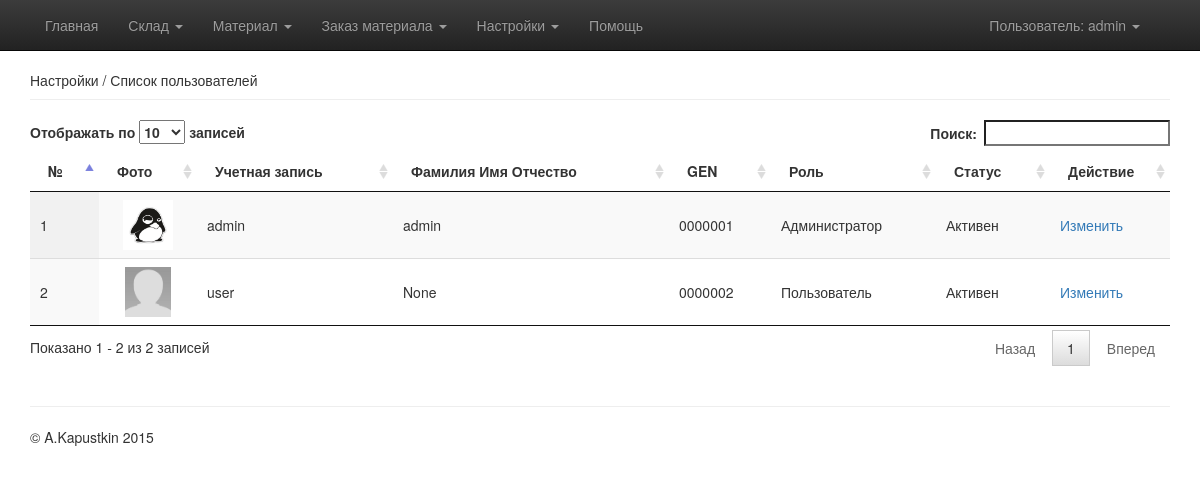
Screenshot of /admin/users/list (signed in) with the database file from the repository.
### app/modules/users/models.py (models this page shows, shortened)
class User(db.Model, UserMixin):
        __tablename__ = 'tbl_users_list'
        id = db.Column(db.Integer, primary_key=True, autoincrement='ignore_fk')
        gen = db.Column(db.String(12), unique=True)
        login = db.Column(db.String(50), unique=True)
        password = db.Column(db.String(200))
        full_name = db.Column(db.String(200))
        user_role = db.Column(db.SmallInteger, default=role.user)
        job = db.Column(db.String(200))
        email = db.Column(db.String(200))
        birthday = db.Column(db.Date())
        invite_date = db.Column(db.Date())
        last_login = db.Column(db.Date())
        ip = db.Column(db.String(200))
        status = db.Column(db.SmallInteger, default=status.new)
        def get_role(self):
            rl = role()
            return rl.get_role(self.user_role)
        def get_status(self):
            st = status()
            return st.get_status(self.status)
        def is_authenticated(self):
            return True

### app/modules/admin/users/views.py (the view)
@app.route('/admin/users/list')
@role_required(role.admin)
def admin_users_list():
    user_list = User.query.order_by(User.id)
    users = []
    for item in user_list:
        item.role = User.get_role(item)
        item.user_status = User.get_status(item)
        users.append(item)
    return render_template('admin/users/list.html', user_list=users)

### app/__init__.py (called while the page is built)
@login_manager.user_loader
def load_user(user_id):
    return db.session.query(User).get(user_id)

@app.before_request
def make_session_permanent():
    session.permanent = True
    app.permanent_session_lifetime = timedelta(minutes=60)

### app/modules/users/constants.py (called while the page is built)
    def get_role(self, role):
        return self.role_names[role]

    def get_status(self, status):
        if status is None:
            return None
        else:
            return self.status_names[status]

### app/views.py (called while the page is built)
def role_required(*roles):
    def wrapper(fn):
        @wraps(fn)
        def decorated_view(*args, **kwargs):
            if not current_user.is_authenticated():
                return current_app.login_manager.unauthorized()
            else:
                if not roles:
                    return fn(*args, **kwargs)
            if current_user.status is status.active:
                urole = current_user.user_role
                if urole not in roles:
                    if urole is not role.admin:
                        return redirect(url_for('index'))
                return fn(*args, **kwargs)
            else:
                return current_app.login_manager.unauthorized()
        return decorated_view
    return wrapper

### app/templates/admin/users/list.html (shortened to what this page needs)
{% extends "base.html" %}
{%  block styles %}
    <link rel="stylesheet" type="text/css" href="{{ url_for('static', filename='css/dataTables/jquery.dataTables.css') }}" >
{% endblock %}
{% block content %}
    <div id="content">
        <div class="page-header">Настройки / Список пользователей</div>
        <table id="tbl_Data" class="display">
            <thead>
                <tr>
                    <th>№</th>
                    <th>Фото</th>
                    <th>Учетная запись</th>
                    <th>Фамилия Имя Отчество</th>
                    <th>GEN</th>
                    <th>Роль</th>
                    <th>Статус</th>
                    <th>Действие</th>
                </tr>
            </thead>
            <tbody>
             {% for item in user_list %}
             <tr>
                 <td>{{ loop.index }}</td>
                 <td style="text-align: center">
                     <img src="{{ url_for('static', filename='img/photo/') }}{{ item.gen }}.png"
                          onerror="this.src='{{ url_for('static', filename='img/photo/not_found.png')}}'"
                          style="height: 50px;" />
                 </td>
                 <td>{{ item.login }}</td>
                 <td>{{ item.full_name }}</td>
                 <td>{{ item.gen }}</td>
                 <td>{{ item.role }}</td>
                 <td>{{ item.user_status }}</td>
                 <td width="100px">
                     <a class="edit" href="{{url_for('admin_users_edit', gen=item.gen)}}">Изменить</a>
                 </td>
             </tr>
             {% endfor %}
             </tbody>
        </table>
    </div>
{% endblock %}

### app/templates/base.html (shortened to what this page needs)
<!DOCTYPE html>
<html lang="ru">
<head>
    <link href="{{ url_for('static', filename='css/bootstrap/bootstrap.min.css') }}" rel="stylesheet">
    <link href="{{ url_for('static', filename='css/bootstrap/bootstrap-theme.min.css') }}" rel="stylesheet">
    {% block styles %}{% endblock %}
</head>
<body>
<div class="navbar navbar-inverse navbar-fixed-top" role="navigation">
      <div class="container">
        <div class="navbar-header">
        <div class="navbar-collapse collapse">
          <ul class="nav navbar-nav">
            <li ><a href="/">Главная</a></li>
            <li class="dropdown">
              <a href="#" class="dropdown-toggle" data-toggle="dropdown">Склад <b class="caret"></b></a>
            </li>
            <li class="dropdown">
              <a href="#" class="dropdown-toggle" data-toggle="dropdown">Материал <b class="caret"></b></a>
            </li>
            <li class="dropdown">
              <a href="#" class="dropdown-toggle" data-toggle="dropdown">Заказ материала <b class="caret"></b></a>
            </li>
            {% if current_user.user_role == 0 %}
            <li class="dropdown">
              <a href="#" class="dropdown-toggle" data-toggle="dropdown">Настройки <b class="caret"></b></a>
            </li>
            {% endif %}
            <li><a href="{{ url_for('help_about') }}">Помощь</a></li>
          </ul>
        </div>
        </div>
        <div class="navbar-collapse collapse">
            <div class="navbar-form navbar-right" style="margin: 0px">
                <ul class="nav navbar-nav">
                <li class="dropdown">
                <a href="#" class="dropdown-toggle" data-toggle="dropdown">Пользователь: {{ current_user.login }} <b class="caret"></b></a>
                </li>
              </ul>
            </div>
        </div>
      </div>
    </div>
    <div class="container">
      <div style="height: 30px"></div>
      {% block content %}
      {% endblock %}
      <hr>
      <footer>
        <p>&copy; A.Kapustkin 2015</p>
      </footer>
    </div>
</body>
</html>

### rows the page displays
User: login "admin", gen (picture), full_name "admin", gen "0000001", role "Администратор", user_status "Активен"
User: shows a picture, login "user", full_name "None", gen "0000002", role "Пользователь", user_status "Активен"
